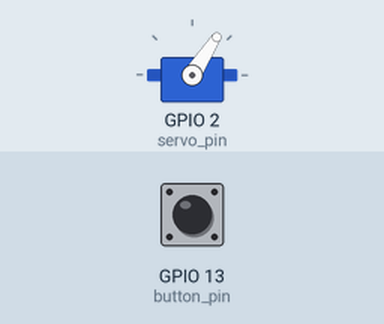
A sketch run on a simulated ESP32. On the bench: servo. Inputs (shaded band) come from the test bench; at power-on: GPIO 13 (button_pin) HIGH. WiFi joins after 1.5 s; servers stay silent unless stated; the camera gives no picture; servo pulses on a pin are drawn as a servo (544–2400 µs = 0–180°); what the sketch prints to the serial monitor is not drawn.

Above: at 3.2 s.
3.3 s: GPIO 13 (button_pin) pulled LOW for 1 s
At 4.7 s:
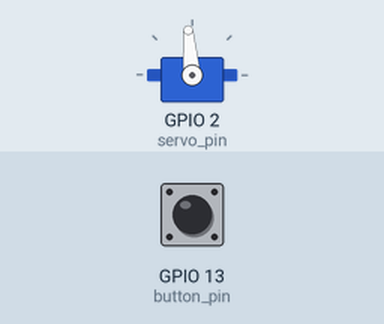
5.8 s: GPIO 13 (button_pin) pulled LOW for 0.15 s
At 6.8 s:
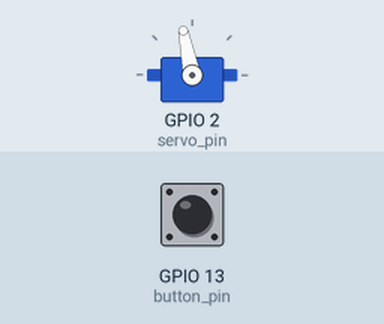
7.4 s: GPIO 13 (button_pin) pulled LOW for 3.2 s
At 8.96 s:
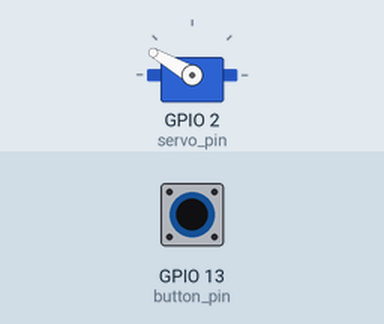
Timing chart, 0 to 12.1 s (numbered marks = the images above; inputs shaded):
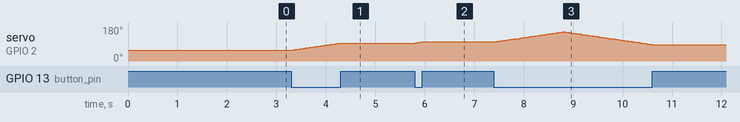

Measured:
- after the input at 3.3 s, servo on GPIO 2 (servo_pin): moves from 57° to 95° over 0.97 s, starting at once
- after the input at 5.8 s, servo on GPIO 2 (servo_pin): 95° → 101° at once
- after the input at 7.4 s, servo on GPIO 2 (servo_pin): rises from 101° to 154° in 1.4 s, then falls to 87° in 1.8 s

The sketch:

EXP06.PHASE3.ino
```cpp
#include "esp_camera.h"
#include <WiFi.h>
#include "esp_http_server.h"

#if ESP_ARDUINO_VERSION_MAJOR >= 3   // [FIX] stop early with a clear message on the wrong core
#error "Install esp32 core 2.0.17 in Boards Manager. This sketch uses the 2.x LEDC API (ledcSetup/ledcAttachPin)."
#endif

// WiFi network credentials (phone hotspot, must be 2.4 GHz)
const char* ssid = "Pentol";
const char* password = "TYPE_YOUR_HOTSPOT_PASSWORD";

#define PART_BOUNDARY "123456789000000000000987654321"
static const char* _STREAM_CONTENT_TYPE = "multipart/x-mixed-replace;boundary=" PART_BOUNDARY;
static const char* _STREAM_BOUNDARY = "\r\n--" PART_BOUNDARY "\r\n";
static const char* _STREAM_PART = "Content-Type: image/jpeg\r\nContent-Length: %u\r\n\r\n";

httpd_handle_t stream_httpd = NULL;
httpd_handle_t camera_httpd = NULL;

int stream_port_number; // Stream server port number

const int servo_pin = 2;      // Servo motor connected to GPIO 2
const int servo_channel = 2;  // [P3] LEDC channel (kept separate from the pin number; ch 0 = camera XCLK)
const int button_pin = 13;    // [P3] pushbutton: GPIO 13 to GND, internal pull-up -> pressed = LOW

// PWM values for servo's min and max positions
// 16-bit duty at 50 Hz: 1 count = 20 ms / 65536 = 0.305 us
const int servo_min_position = 3700;   // 1.13 ms pulse
const int servo_max_position = 7000;   // 2.14 ms pulse
const int servo_step = 20;                      // [P3] duty counts per step
const unsigned long step_interval_ms = 15;      // [P3] 20 counts / 15 ms -> one full sweep in about 2.5 s
unsigned long last_step_ms = 0;
bool last_pressed = false;

int servo_position = servo_min_position;
bool servo_direction = true; // true = forward, false = backward

// ********************************************************
// stream_handler: handles video streaming

static esp_err_t stream_handler(httpd_req_t *req) {
  camera_fb_t * fb = NULL;
  esp_err_t res = ESP_OK;
  size_t _jpg_buf_len = 0;
  uint8_t * _jpg_buf = NULL;
  char * part_buf[64];

  static int64_t last_frame = 0;
  if (!last_frame) {
    last_frame = esp_timer_get_time();
  }

  res = httpd_resp_set_type(req, _STREAM_CONTENT_TYPE);
  if (res != ESP_OK) {
    return res;
  }
  httpd_resp_set_hdr(req, "Access-Control-Allow-Origin", "*");

  while (true) {
    fb = esp_camera_fb_get();
    if (!fb) {
      Serial.println("Camera capture failed");
      res = ESP_FAIL;
    } else {
      if (fb->width > 400) {
        if (fb->format != PIXFORMAT_JPEG) {
          bool jpeg_converted = frame2jpg(fb, 80, &_jpg_buf, &_jpg_buf_len);
          esp_camera_fb_return(fb);
          fb = NULL;
          if (!jpeg_converted) {
            Serial.println("JPEG compression failed");
            res = ESP_FAIL;
          }
        } else {
          _jpg_buf_len = fb->len;
          _jpg_buf = fb->buf;
        }
      }
    }
    if (res == ESP_OK) {
      size_t hlen = snprintf((char *)part_buf, 64, _STREAM_PART, _jpg_buf_len);
      res = httpd_resp_send_chunk(req, (const char *)part_buf, hlen);
    }
    if (res == ESP_OK) {
      res = httpd_resp_send_chunk(req, (const char *)_jpg_buf, _jpg_buf_len);
    }
    if (res == ESP_OK) {
      res = httpd_resp_send_chunk(req, _STREAM_BOUNDARY, strlen(_STREAM_BOUNDARY));
    }
    if (fb) {
      esp_camera_fb_return(fb);
      fb = NULL;
      _jpg_buf = NULL;
    } else if (_jpg_buf) {
      free(_jpg_buf);
      _jpg_buf = NULL;
    }
    if (res != ESP_OK) {
      break;
    }
    // [P3] Servo code removed from here: it now runs in loop(), independent of the video stream.
  }
  last_frame = 0;

  return res;
}

// ********************************************************
// web_handler: builds the web page

static esp_err_t web_handler(httpd_req_t *req) {
  httpd_resp_set_type(req, "text/html");
  httpd_resp_set_hdr(req, "Content-Encoding", "identity");
  sensor_t * s = esp_camera_sensor_get();

  char webPage[175] = "";
  strcat(webPage, "<!doctype html> <html> <head> <title id='title'>ESP32-CAM</title> </head> <body> <img id='stream' src='http://");

  // Stream server address (example: 172.20.10.2:81)
  char address[20] = "";
  sprintf(address, "%d.%d.%d.%d:%d", WiFi.localIP()[0], WiFi.localIP()[1], WiFi.localIP()[2], WiFi.localIP()[3], stream_port_number);
  strcat(webPage, address);
  strcat(webPage, "/stream'> </body> </html>");
  int pageLength = strlen(webPage);

  return httpd_resp_send(req, (const char *)webPage, pageLength);
}

// ********************************************************
// startCameraServer: starts the web and stream servers

void startCameraServer() {
  httpd_config_t config = HTTPD_DEFAULT_CONFIG();

  httpd_uri_t index_uri = {
    .uri       = "/",
    .method    = HTTP_GET,
    .handler   = web_handler,
    .user_ctx  = NULL
  };

  httpd_uri_t stream_uri = {
    .uri       = "/stream",
    .method    = HTTP_GET,
    .handler   = stream_handler,
    .user_ctx  = NULL
  };

  Serial.printf("Starting web server on port: '%d'\n", config.server_port);
  if (httpd_start(&camera_httpd, &config) == ESP_OK) {
    httpd_register_uri_handler(camera_httpd, &index_uri);
  }

  config.server_port += 1;
  config.ctrl_port += 1;
  Serial.printf("Starting stream server on port: '%d'\n", config.server_port);
  if (httpd_start(&stream_httpd, &config) == ESP_OK) {
    httpd_register_uri_handler(stream_httpd, &stream_uri);
  }

  stream_port_number = config.server_port;
}

// ********************************************************
// setup: camera initialization and WiFi connection

void setup() {
  Serial.begin(115200);
  Serial.println();
  Serial.println("====");

  // Pin configuration for AI Thinker ESP32-CAM
  camera_config_t config = {};               // [FIX] zero-initialise: unset fields were random stack values
  config.ledc_channel = LEDC_CHANNEL_0;
  config.ledc_timer = LEDC_TIMER_0;
  config.pin_d0 = 5;
  config.pin_d1 = 18;
  config.pin_d2 = 19;
  config.pin_d3 = 21;
  config.pin_d4 = 36;
  config.pin_d5 = 39;
  config.pin_d6 = 34;
  config.pin_d7 = 35;
  config.pin_xclk = 0;
  config.pin_pclk = 22;
  config.pin_vsync = 25;
  config.pin_href = 23;
  config.pin_sccb_sda = 26;                  // [FIX] current field name (manual's pin_sscb_sda only gives a warning)
  config.pin_sccb_scl = 27;
  config.pin_pwdn = 32;
  config.pin_reset = -1;

  config.xclk_freq_hz = 20000000;
  config.pixel_format = PIXFORMAT_JPEG;
  config.frame_size = FRAMESIZE_VGA;         // 640x480; keep width > 400 or this stream_handler sends empty frames
  config.jpeg_quality = 10;
  config.fb_count = 2;
  config.fb_location = CAMERA_FB_IN_PSRAM;   // [FIX] explicit frame buffers in PSRAM
  config.grab_mode = CAMERA_GRAB_LATEST;     // [FIX] always send the newest frame (lower latency)

  // Camera initialization
  esp_err_t err = esp_camera_init(&config);
  if (err != ESP_OK) {
    Serial.printf("Camera init failed with error 0x%x\n", err);
    return;
  }

  sensor_t * s = esp_camera_sensor_get();

  // Servo motor initialization
  ledcSetup(servo_channel, 50, 16);         // channel, frequency, resolution
  ledcAttachPin(servo_pin, servo_channel);  // pin, channel
  ledcWrite(servo_channel, servo_position); // [P3] park at the start position

  pinMode(button_pin, INPUT_PULLUP);        // [P3] no external resistor needed

  Serial.println("");
  Serial.print("Connecting to WiFi network: ");
  Serial.println(ssid);
  delay(100);

  WiFi.begin(ssid, password);
  WiFi.setSleep(false);                      // [FIX] modem sleep off: smoother stream
  while (WiFi.status() != WL_CONNECTED) {
    delay(250);
    Serial.print(".");                       // [FIX] visible progress; endless dots = wrong SSID/password or 5 GHz hotspot
  }

  Serial.println("");
  Serial.println("WiFi connected");

  delay(100);

  startCameraServer();

  Serial.print("Camera ready. Access it at: http://");
  Serial.print(WiFi.localIP());
  Serial.println("");
}

// ********************************************************
// [P3] loop: pan back and forth only while the button is held

void loop() {
  bool pressed = (digitalRead(button_pin) == LOW);   // active-LOW with INPUT_PULLUP

  if (pressed != last_pressed) {                     // report state changes once
    last_pressed = pressed;
    Serial.println(pressed ? "Button pressed: panning" : "Button released: holding position");
  }

  if (pressed && (millis() - last_step_ms >= step_interval_ms)) {
    last_step_ms = millis();
    if (servo_direction) {
      servo_position += servo_step;
      if (servo_position >= servo_max_position) {
        servo_position = servo_max_position;
        servo_direction = false;
      }
    } else {
      servo_position -= servo_step;
      if (servo_position <= servo_min_position) {
        servo_position = servo_min_position;
        servo_direction = true;
      }
    }
    ledcWrite(servo_channel, servo_position);
  }

  delay(2);
}
```
